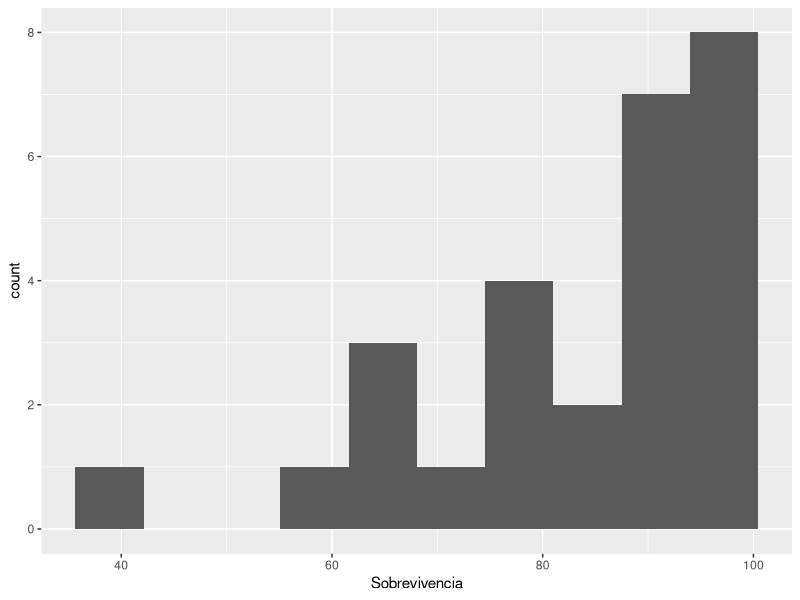
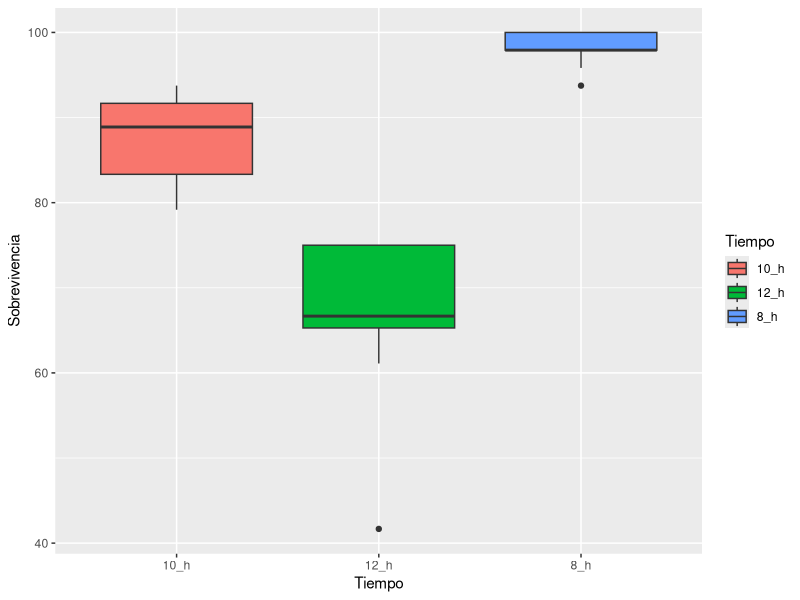
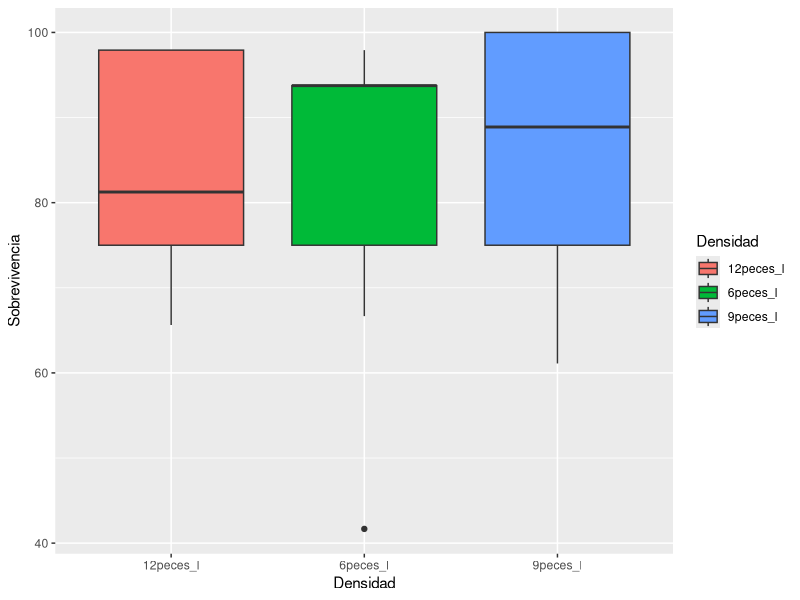

Write R code to recreate these figures, in order.
## ---- chunk 1
knitr::opts_chunk$set(echo = FALSE)

#install.packages("readxl")
#install.packages("dplyr")
#install.packages("ggplot2")
#install.packages("knitr")

library(readxl)
library(dplyr)
library(ggplot2)
library(knitr)

## ---- chunk 2
sargo<-read_excel("Sobrevivencia.xlsx",sheet=1)
## ---- chunk 3
ggplot(sargo, aes(x=Sobrevivencia))+
geom_histogram(bins=10)  



## ---- chunk 4
Tabla<-table(sargo$Tiempo)
Tabla%>%knitr::kable(caption = "numero de datos")

Tabla1<-table(sargo$Densidad)
Tabla1%>%knitr::kable(caption = "numero de datos")
## ---- chunk 5
ggplot(sargo, aes(y=Sobrevivencia, x=Tiempo, fill=Tiempo))+
  geom_boxplot()
  
ggplot(sargo, aes(y=Sobrevivencia, x=Densidad,fill=Densidad))+
  geom_boxplot()
    
  
## ---- chunk 6
summary(sargo)

str(sargo)
head(sargo)
tail(sargo)

Tabla2<-head(sargo)
Tabla2%>%knitr::kable(caption = "datos iniciales de la tabla")

Tabla3<-tail(sargo)
Tabla3%>%knitr::kable(caption = "datos finales de la tabla")

Tabla4<-sargo%>%
  filter(Tiempo=="12_h")%>%
  summarize(mean(Sobrevivencia),sd(Sobrevivencia))
Tabla4%>%knitr::kable(caption = "promedio y desviacion standar")
